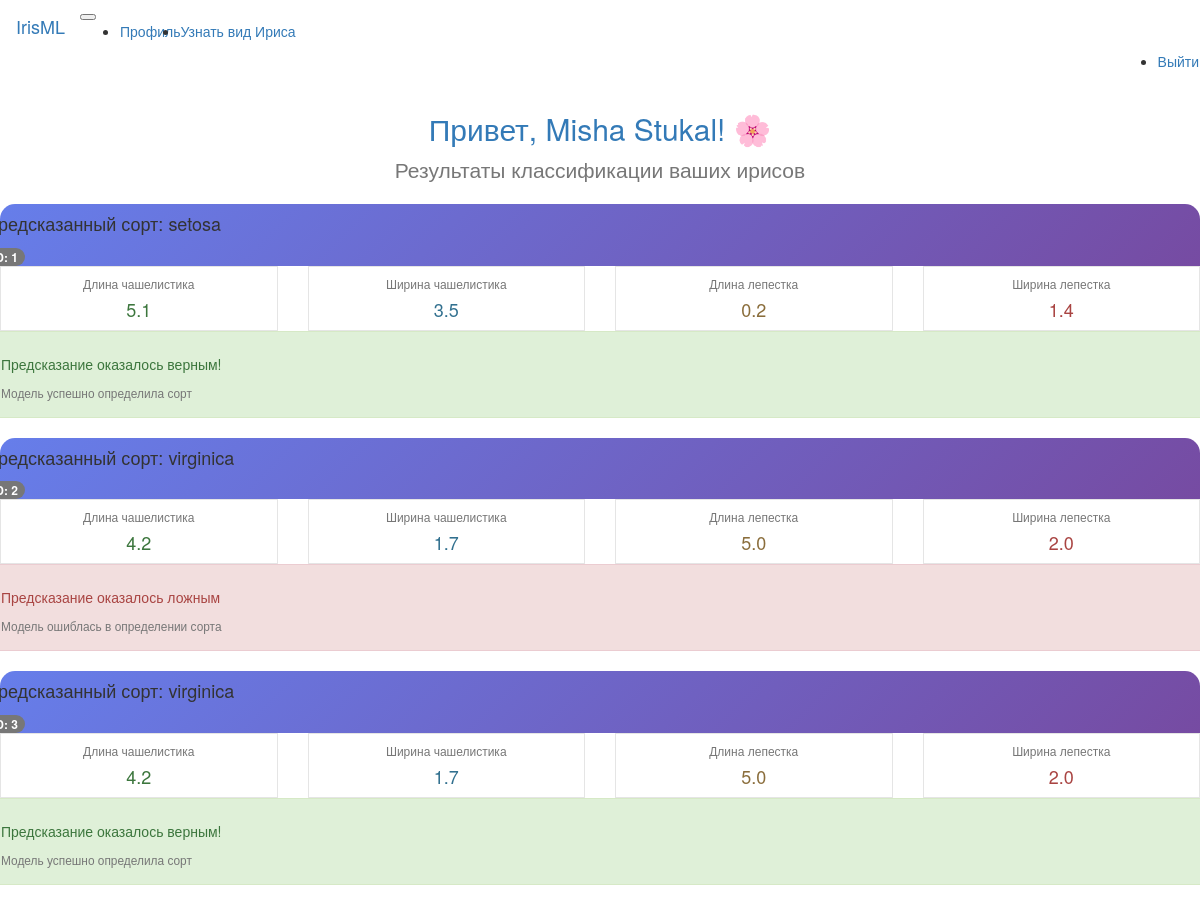
Page /my_profil/ (signed in) on the committed database.
### database/models.py (models this page shows, shortened)
class Iris(Base):
    __tablename__ = 'iris'
    id = Column(Integer, primary_key=True)
    sepal_length = Column(Float, nullable=False)
    sepal_width = Column(Float, nullable=False)
    petal_length = Column(Float, nullable=False)
    petal_width = Column(Float, nullable=False)
    prediction = Column(String(10), nullable=False)
    real = Column(String(10))
    user_name = Column(String(50), ForeignKey('user.user_name'))
    user = relationship("User", back_populates="iris_records")

### flask_app/app.py (the view)
@app.route('/my_profil/')
def my_profil():
    with get_db_session() as db_session:
        user_db = db_session.query(Iris).filter_by(user_name=session['user_name']).all()
        if len(user_db) > 0:
            return render_template('my_profil.html',
                                   irises=user_db, name=session['first_name'] + ' ' + session['last_name'])
        return render_template('my_profil.html',
                               irises=None, name=session['first_name'] + ' ' + session['last_name'])

### flask_app/app.py (called while the page is built)
def get_db_session():
    return SyncSessionLocal()

### flask_app/templates/my_profil.html (shortened to what this page needs)
{% extends 'base.html' %}
{% block sub_content %}
<div class="container-fluid py-4">
    <div class="text-center mb-5">
        <h2 class="display-4 fw-bold bg-gradient text-primary mb-3">
            Привет, {{name}}! 🌸
        </h2>
        <p class="lead text-muted">Результаты классификации ваших ирисов</p>
    </div>
    {% if irises %}
        <div class="row g-4">
            {% for iris in irises %}
                <div class="col-12">
                    <div class="card shadow-lg border-0 h-100 iris-card">
                        <div class="card-header bg-gradient-primary text-white py-3">
                            <div class="row align-items-center">
                                <div class="col">
                                    <h4 class="mb-0 fw-bold">
                                        Предсказанный сорт: {{ iris.prediction }}
                                    </h4>
                                </div>
                                <div class="col-auto">
                                    <span class="badge bg-light text-primary fs-6 px-3 py-2">
                                        ID: {{ iris.id }}
                                    </span>
                                </div>
                            </div>
                        </div>
                        <div class="card-body p-4">
                            <div class="row g-3 mb-4">
                                <div class="col-md-3 col-sm-6">
                                    <div class="feature-box text-center p-3 rounded-3 bg-light">
                                        <h6 class="text-muted mb-1">Длина чашелистика</h6>
                                        <h4 class="text-success fw-bold">{{ iris.sepal_length }}</h4>
                                    </div>
                                </div>
                                <div class="col-md-3 col-sm-6">
                                    <div class="feature-box text-center p-3 rounded-3 bg-light">
                                        <h6 class="text-muted mb-1">Ширина чашелистика</h6>
                                        <h4 class="text-info fw-bold">{{ iris.sepal_width }}</h4>
                                    </div>
                                </div>
                                <div class="col-md-3 col-sm-6">
                                    <div class="feature-box text-center p-3 rounded-3 bg-light">
                                        <h6 class="text-muted mb-1">Длина лепестка</h6>
                                        <h4 class="text-warning fw-bold">{{ iris.petal_length }}</h4>
                                    </div>
                                </div>
                                <div class="col-md-3 col-sm-6">
                                    <div class="feature-box text-center p-3 rounded-3 bg-light">
                                        <h6 class="text-muted mb-1">Ширина лепестка</h6>
                                        <h4 class="text-danger fw-bold">{{ iris.petal_width }}</h4>
                                    </div>
                                </div>
                            </div>
                            <div class="row justify-content-center">
                                <div class="col-auto">
                                    {% if iris.real %}
                                        {% if iris.prediction == iris.real %}
                                            <div class="alert alert-success border-0 shadow-sm d-flex align-items-center">
                                                <div>
                                                    <h5 class="mb-0 fw-bold">Предсказание оказалось верным!</h5>
                                                    <small class="text-muted">Модель успешно определила сорт</small>
                                                </div>
                                            </div>
                                        {% else %}
                                            <div class="alert alert-danger border-0 shadow-sm d-flex align-items-center">
                                                <div>
                                                    <h5 class="mb-0 fw-bold">Предсказание оказалось ложным</h5>
                                                    <small class="text-muted">Модель ошиблась в определении сорта</small>
                                                </div>
                                            </div>
                                        {% endif %}
                                    {% endif %}
                                </div>
                            </div>
                        </div>
                    </div>
                </div>
            {% endfor %}
        </div>
    {% endif %}
</div>
{% endblock %}

### flask_app/templates/base.html (shortened to what this page needs)
{% extends 'bootstrap/base.html' %}
{% block navbar %}
    {% include 'navbar.html' %}
{% endblock %}
{% block content %}
    {% block sub_content %}
    {% endblock %}
{% endblock %}

### flask_app/templates/navbar.html (shortened to what this page needs)
<nav class="navbar navbar-expand-lg navbar-light bg-light">
  <div class="container-fluid">
    <a class="navbar-brand" href="/">IrisML</a>
    <button class="navbar-toggler" type="button" data-bs-toggle="collapse" data-bs-target="#navbarSupportedContent" aria-controls="navbarSupportedContent" aria-expanded="false" aria-label="Toggle navigation">
    </button>
    {% if session.login %}
    <div class="collapse navbar-collapse" id="navbarSupportedContent">
      <ul class="navbar-nav me-auto mb-2 mb-lg-0">
        <li class="nav-item">
          <a class="nav-link active" aria-current="page" href="/my_profil/">Профиль</a>
        </li>
        <li class="nav-item">
          <a class="nav-link active" aria-current="page" href="/prediction_iris/">Узнать вид Ириса</a>
        </li>
      </ul>
    </div>
      <ul class="navbar-nav me-auto mb-2 mb-lg-0 navbar-nav navbar-right">
        <li class="nav-item">
          <a class="nav-link active" aria-current="page" href="/logout/">Выйти</a>
        </li>
      </ul>
    {% endif %}
  </div>
</nav>

### flask_app/templates/my_profil.html (style rules this page uses)
.iris-card { transition: all 0.3s ease; border-radius: 15px; overflow: hidden; }
.bg-gradient-primary { background: linear-gradient(135deg, #667eea 0%, #764ba2 100%); }
.feature-box { transition: all 0.3s ease; border: 1px solid rgba(0,0,0,0.1); }

### rows in the picture
Iris: prediction "setosa", id "1", sepal_length "5.1", sepal_width "3.5", petal_length "0.2", petal_width "1.4", real "Предсказание оказалось верным!"
Iris: prediction "virginica", id "2", sepal_length "4.2", sepal_width "1.7", petal_length "5.0", petal_width "2.0", real "Предсказание оказалось ложным"
Iris: prediction "virginica", id "3", sepal_length "4.2", sepal_width "1.7", petal_length "5.0", petal_width "2.0", real "Предсказание оказалось верным!"

### other values in the picture
{{ name }} "Misha Stukal"
